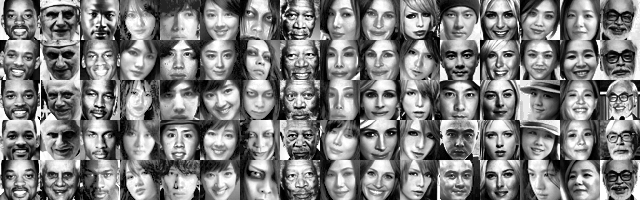
#> input picture HW2/task3_data/facesP1.bmp, 640 x 200 px
$ python Task3_face.py
#> lines starting #> are read from the running program, lines starting #| are printed output that depends on the picture
from PIL import Image
import numpy as np
import matplotlib.pyplot as plt
import os
import re

LOWER_D = 10
K = 5


def read_input_face(filename, storedir):
#> called with filename = './task3_data/facesP1.bmp', storedir = './task3_face_parsed/'
    img = Image.open(filename)
#> img is the input picture: PIL image 640x200 L; min 0, max 255, mean 127.5
    width, height = img.size
#> width = 640; height = 200
    print(width, height)
#| 640 200
    pixel = np.asarray(img)
    data = []
    target = []
    totalfile = []

    data_test = []
    data_train = []
    target_train = []
    target_test = []
    totalfile_train = []
    totalfile_test = []
    for i in range(16):
        for j in range(5):
            each_image = pixel[j * 40 : (j+1) * 40, i * 40 : (i+1) * 40].copy().reshape(40 * 40)
            if j == 0:
                data_test.append(each_image)
                target_test.append(i)
                totalfile_test.append(str(i) + str(j) + '.png')
            else:
                data_train.append(each_image)
                target_train.append(i)
                totalfile_train.append(str(i) + str(j) + '.png')
                # Data augmentation
                each_copy = each_image.copy().reshape(40, 40)
                # Vertical flip
                each_copy_vertical = np.flip(each_copy, axis=1).reshape(40 * 40)
                data_train.append(each_copy_vertical)
                target_train.append(i)
                totalfile_train.append(str(i) + str(j) + '.png')
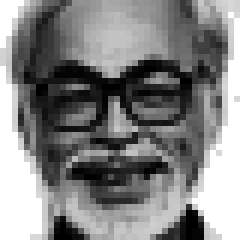
#> each_copy: shape (40, 40) (shown 6 times larger); min 0, max 255, mean 130.5
#> after the loop, data_test = 16 items; data_train = 128 items; target_test = [0, 1, 2, 3, 4, 5, 6, 7, 8, 9, 10, 11, 12, 13, 14, 15]; target_train = 128 values from 0 to 15; totalfile_test = ['00.png', '10.png', '20.png', '30.png', '40.png', '50.png', '60.png', '70.png', '80.png', '90.png', '100.png', '110.png', '120.png', '130.png', '140.png', '150.png']; totalfile_train = 128 items, first 6: '01.png', '01.png', '02.png', '02.png', '03.png', '03.png'
                # [13 lines of commented-out code are left out]

    data_test = np.array(data_test)
    target_test = np.array(target_test)
    totalfile_test = np.array(totalfile_test)
    data_train = np.array(data_train)
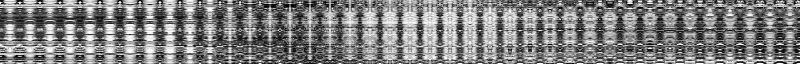
#> data_train: shape (128, 1600) (shown at 1/2 size); min 0, max 255, mean 127.5
    target_train = np.array(target_train)
    totalfile_train = np.array(totalfile_train)
    print(data_test.shape)
#| (16, 1600)
    print(target_test.shape)
#| (16,)
    print(totalfile_test.shape)
#| (16,)
    print()
    print(data_train.shape)
#| (128, 1600)
    print(target_train.shape)
#| (128,)
    print(totalfile_train.shape)
#| (128,)
    return data_train, target_train, totalfile_train, data_test, target_test, totalfile_test


def compute_eigen(A):
    eigen_values, eigen_vectors = np.linalg.eigh(A)
    print("eigen_values = {}".format(eigen_values.shape))
    idx = eigen_values.argsort()[::-1]                          # sort largest
    return eigen_vectors[:,idx][:,:LOWER_D]


def visualization(storedir, totalfile, data):
    for each_id, each_data in enumerate(data):
        if each_id == 2:
            break
        img = Image.new('L', (40, 40))
        pixel = img.load()
        each_copy = each_data.reshape(40, 40).copy()
        for i in range(each_copy.shape[0]):
            for j in range(each_copy.shape[1]):
                pixel[i, j] = each_copy[i, j].copy()
        img.save(storedir + totalfile[each_id])
        # each_image = each_data.reshape(40, 40).copy().T
        # plt.imshow(each_image, plt.cm.gray)
        # plt.savefig(storedir + totalfile[each_id])


def draweigenface(storedir, eigen_vectors):
    title = "PCA Eigen-Face" + '_'
    eigen_vectors = eigen_vectors.T
    for i in range(0, LOWER_D):
        plt.clf()
        plt.suptitle(title + str(i))
        plt.imshow(eigen_vectors[i].reshape((40, 40)), plt.cm.gray)
        plt.savefig(storedir + title + str(i) + '.png')


def KNN(traindata, testdata, target):
    trainsize = traindata.shape[0]
    testsize = testdata.shape[0]
    y_pred = []
    for testidx in range(testsize):
        all_dist = np.zeros(trainsize)
        for trainidx in range(trainsize):
            all_dist[trainidx] = np.sqrt(np.sum((testdata[testidx] - traindata[trainidx]) ** 2))
        sort_idx = all_dist.argsort()
        neighbor = list(target[sort_idx][:K])
        # print(neighbor)
        prediction = max(set(neighbor), key=neighbor.count)
        y_pred.append(prediction)
    y_pred = np.array(y_pred)
    return y_pred


def checkperformance(targettest, predict):
    correct = 0
    for i in range(len(targettest)):
        print("Predict: {}, Answer: {}".format(predict[i], targettest[i]))
        if targettest[i] == predict[i]:
            correct += 1
    print("Accuracy of PCA = {}  ({} / {})".format(correct / len(targettest), correct, len(targettest)))


def PCA(data):
    covariance = np.cov(np.matmul(data.T, data))
    eigen_vectors = compute_eigen(covariance)
    lower_dimension_data = np.matmul(data, eigen_vectors)
    # print(lower_dimension_data)
    # print(eigen_vectors)
    print()
    return lower_dimension_data, eigen_vectors


if __name__ == '__main__':
    dirtrain = './task3_data/facesP1.bmp'
    storedir = './task3_face_parsed/'
    data_train, target_train, totalfile_train,\
        data_test, target_test, totalfile_test = read_input_face(dirtrain, storedir)
#> target_train = 128 values from 0 to 15

    lower_dimension_data, eigen_vectors = PCA(data_train)
#> in PCA, `covariance = np.cov(np.matmul(data.T, data))`:
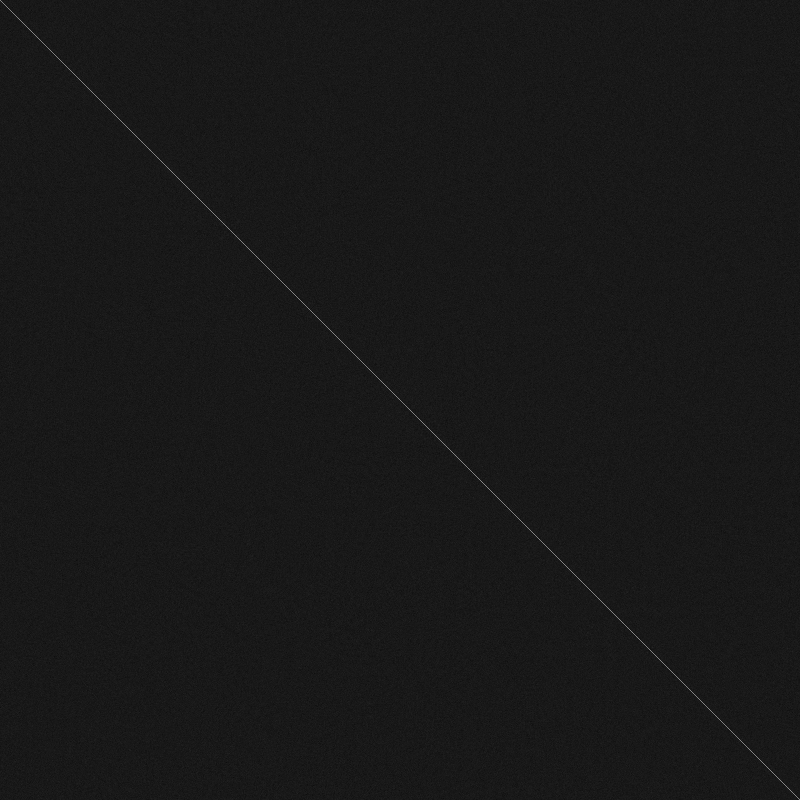
#> covariance: shape (1600, 1600) float64 (shown at 1/2 size); min -624.1, max 5845.4, mean 3.7; drawn with min black and max white
#> in compute_eigen, `eigen_values, eigen_vectors = np.linalg.eigh(A)`:
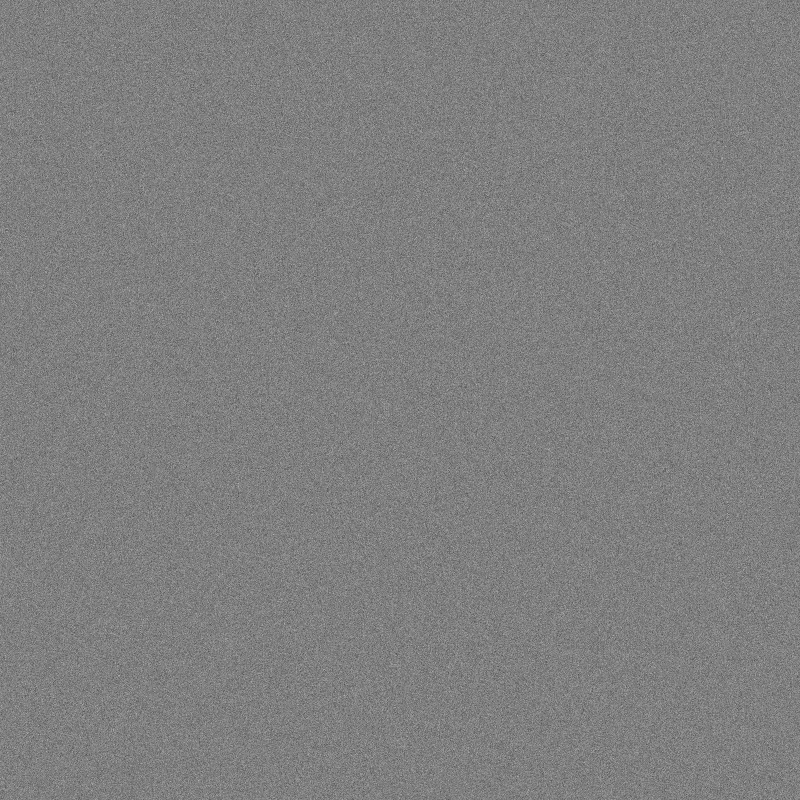
#> eigen_vectors: shape (1600, 1600) float64 (shown at 1/2 size); min -0.131, max 0.131, mean 8.38e-06; drawn with min black and max white
#> in compute_eigen, `eigen_values, eigen_vectors = np.linalg.eigh(A)`: eigen_values = 1600 values from -2.12e-13 to 21864.7
#| eigen_values = (1600,)
#> in compute_eigen, `idx = eigen_values.argsort()[::-1]`: idx = 1600 values, max 1599 at index 0, min 0 at index 1599, mean 799.5
    print("data shape = {}".format(data_train.shape))
#| data shape = (128, 1600)
    print("eigen vector shape = {}".format(eigen_vectors.shape))
#| eigen vector shape = (1600, 10)
    print("lower_dimension_data shape: {}".format(lower_dimension_data.shape))
#| lower_dimension_data shape: (128, 10)

    # [8 lines of commented-out code are left out]
    lower_dimension_data_test = np.matmul(data_test, eigen_vectors)
    print("lower_dimension_data shape: {}".format(lower_dimension_data.shape))
#| lower_dimension_data shape: (128, 10)
    print("lower_dimension_data_test shape: {}".format(lower_dimension_data_test.shape))
#| lower_dimension_data_test shape: (16, 10)
    predict = KNN(lower_dimension_data, lower_dimension_data_test, target_train)
#> the loop in KNN, `for testidx in range(testsize):` made 16 passes
#> (neighbor, prediction) on passes 1 to 12: ([10, 14, 15, 2, 4], 2), ([15, 7, 1, 12, 8], 1), ([4, 4, 4, 15, 5], 4), ([15, 3, 10, 4, 8], 3), ([4, 5, 5, 5, 3], 5), ([4, 4, 15, 15, 4], 4), ([8, 2, 9, 13, 5], 2), ([14, 7, 0, 11, 12], 0), ([13, 11, 4, 6, 10], 4), ([12, 9, 6, 14, 6], 6), ([8, 0, 5, 6, 3], 0), ([4, 15, 0, 5, 3], 0)
#> after the loop in KNN, `for testidx in range(testsize):`: y_pred = [2, 1, 4, 3, 5, 4, 2, 0, 4, 6, 0, 0, 9, 0, 6, 5]
#> predict = [2, 1, 4, 3, 5, 4, 2, 0, 4, 6, 0, 0, 9, 0, 6, 5]
    checkperformance(target_test, predict)
#> the loop in checkperformance, `for i in range(len(targettest)):` made 16 passes
#> correct on passes 2, 4: 1, 2
#| Predict: 2, Answer: 0
#| Predict: 1, Answer: 1
#| Predict: 4, Answer: 2
#| Predict: 3, Answer: 3
#| Predict: 5, Answer: 4
#| Predict: 4, Answer: 5
#| Predict: 2, Answer: 6
#| Predict: 0, Answer: 7
#> (further printed lines are left out)
#> after the loop in checkperformance, `for i in range(len(targettest)):`: correct = 2
#| Accuracy of PCA = 0.125  (2 / 16)
